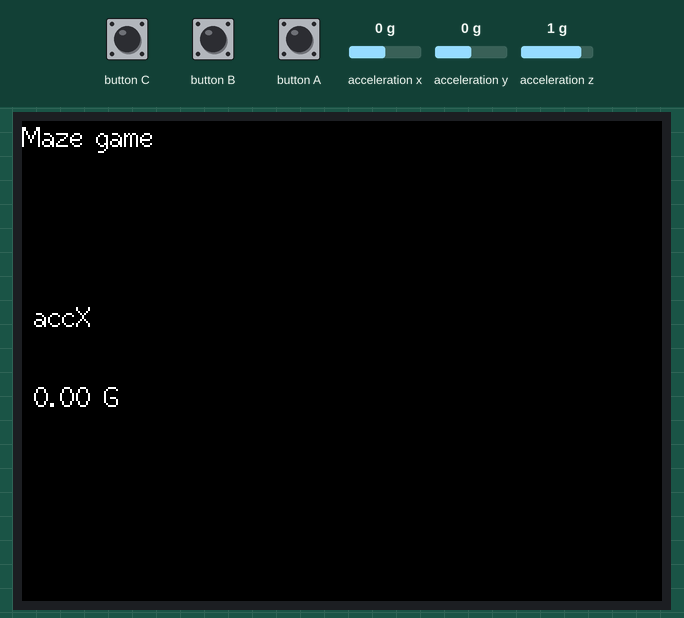
This program was run on a simulated ESP32. Parts: 320×240 colour display. Inputs (shaded band) come from the test bench; at power-on: acceleration x 0 g, acceleration y 0 g, acceleration z 1 g. Nothing arrives over Bluetooth unless stated.

Above: at 1.4 s.
1.5 s: button C pressed for 0.15 s
3.1 s: button B pressed for 0.15 s
4.7 s: acceleration x set to -1.4 g
6.2 s: button A pressed for 0.15 s
At 7.4 s:
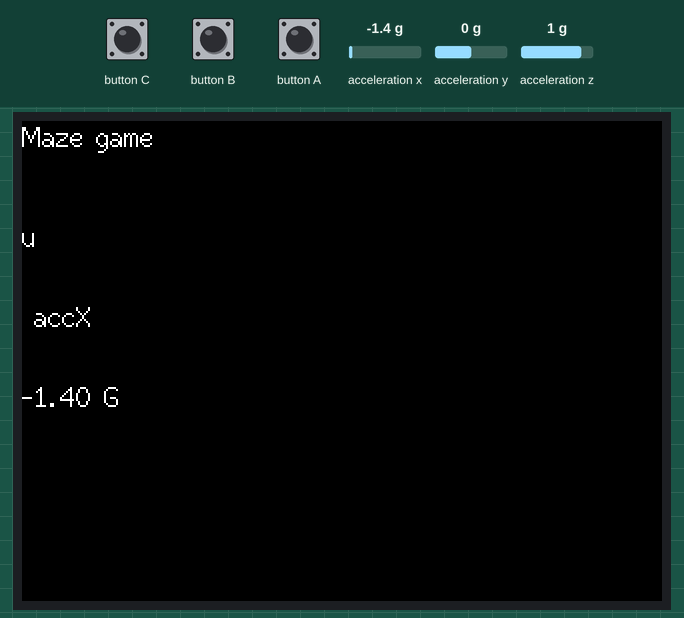
7.8 s: button C pressed for 1 s
10.3 s: button B pressed for 1 s
Timing chart, 0 to 13.3 s (numbered marks = the images above; inputs shaded):
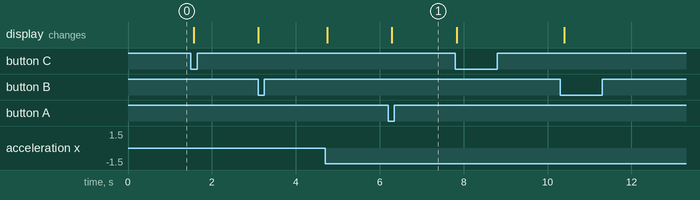

Measured:
- after the input at 6.2 s, the display: changes after 0.09 s (image 1)

The program:

main.cpp
```cpp
#define M5STACK_MPU6886
#include "BluetoothSerial.h"
#include <M5Stack.h>

BluetoothSerial bts;
String btn;
float accX = 0.0F;  // Define variables for storing inertial sensor data
float accY = 0.0F;
float accZ = 0.0F;
float angle_th = 0.5F;  // r/l or u/l decision threashold

void read_imu() {
  M5.IMU.getAccelData(&accX,&accY,&accZ); //Stores the triaxial accelerometer.
  M5.Lcd.setCursor(0, 90);
  M5.Lcd.printf(" accX");
  M5.Lcd.setCursor(0, 130);
  M5.Lcd.printf("%5.2f G", accX);
}

void setup() {
  M5.begin();
  M5.Power.begin(); //Init Power module.
  M5.IMU.Init();    //Init IMU sensor.
  M5.Lcd.setRotation(3);
  M5.Lcd.fillScreen(BLACK);
  M5.Lcd.setCursor(0, 0, 2);
  M5.Lcd.println("Maze game");
  bts.begin("ESP32test");
}

void loop() {
  btn = "";                           // button info. clear

  M5.update();
  if(M5.BtnA.wasPressed())
  {
    btn = "r";
  }
    if(M5.BtnB.wasPressed())
  {
    btn = "t";
  }
  if(M5.BtnC.wasPressed())
  {
    btn = "l";
  }

  read_imu();   // imu data read

  if(btn != "")
  {
    if (btn != "t")       // t(ButtonB) key terminate the Maze game
    {
      if (accX < -angle_th | accX > angle_th)       // if M5stack is tilted, r/l keys are changed to u/d
      {
        if (accX < -angle_th){
          if (btn == "r")
          {
            btn = "u";
          }
          else
          {
            btn = "d";
          }
        }
        if (accX > angle_th)
        {
          if (btn == "r")
          {
            btn = "d";
          }
          else
          {
            btn = "u";
          }
        }
      }
    }

    bts.println(btn);      // send pressed key info.
    M5.Lcd.setCursor(0, 50, 2);
    M5.Lcd.println(btn);
  }

  delay(100);

}
```
